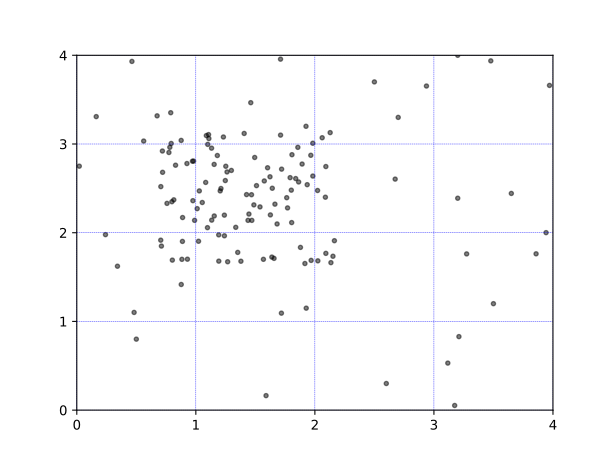

Write Python code to recreate this figure.
import matplotlib.pyplot as plt
import numpy as np

# X = np.random.normal(1,2,20)
# Y = np.random.normal(2,3,20)

X = [np.random.uniform(0.7,2.2) for i in range(100)]
Y = [np.random.uniform(1.6,3.2) for i in range(100)]
# print(X)
X +=[2.6,3.5,3.4,2.5,0.5,3.2,2.7]
X +=[np.random.uniform(0,4) for i in range(30)]
Y +=[0.3,1.2,4.5,3.7,0.8,4.0,3.3]
Y +=[np.random.uniform(0,4) for i in range(30)]
# X = X.append([])
# Y = Y.append([0.3,1.2,4.5,3.7])
# T = np.arctan2(Y,X)#for color value

plt.grid() # == plt.grid(True)
plt.grid(color='b' , linewidth='0.3' ,linestyle='--')

plt.scatter(X,Y,s=10,c='k',alpha=0.5)
plt.xlim((0,4))
plt.ylim((0,4))
plt.xticks(np.linspace(0,4,5,endpoint=True))
plt.yticks(np.linspace(0,4,5,endpoint=True))
plt.savefig('compare_b.svg',format='svg')
plt.show()
